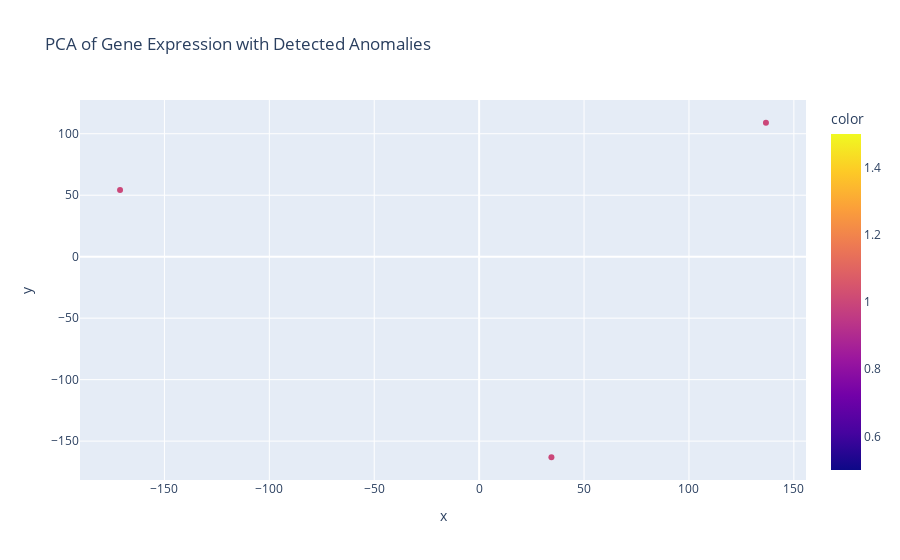

The notebook cell this image was saved under:
### Code cell
import pandas as pd
import numpy as np
from sklearn.preprocessing import StandardScaler
from sklearn.ensemble import IsolationForest
from sklearn.decomposition import PCA
import plotly.express as px
import seaborn as sns
import matplotlib.pyplot as plt

# LOAD FILE
df = pd.read_excel(r"C:\Users\LENOVO\OneDrive\Belgeler\GSE282062_Original_read_count.xlsx")
print(df.head())

print("Checking for missing data")
print(df.isnull().sum())

df.info()
df.describe()

# CLEAN & TRANSFORM
df = df.set_index('Geneid')       
df = df.apply(pd.to_numeric, errors='coerce')
df = df.dropna(axis=0)

# NORMALIZE
scaler = StandardScaler()
X_scaled = scaler.fit_transform(df.T)   # scale samples, not genes
X_scaled = X_scaled.T                  # convert back to gene × sample matrix

df_scaled = pd.DataFrame(X_scaled, index=df.index, columns=df.columns)
print(df_scaled)

# ANOMALY DETECTION
iso = IsolationForest(contamination=0.03, random_state=42)
anomaly_scores = iso.fit_predict(df_scaled.T)   # detect anomalies on samples

# Add anomaly as a new ROW (because it refers to samples)
df_scaled.loc['anomaly_score'] = anomaly_scores

print("Anomaly Scores:", anomaly_scores)

# PCA
pca = PCA(n_components=2)
coords = pca.fit_transform(df_scaled.drop(index='anomaly_score').T)

fig = px.scatter(
    x=coords[:,0], 
    y=coords[:,1],
    color=anomaly_scores,
    title="PCA of Gene Expression with Detected Anomalies"
)
fig.show()

# HEATMAP
sns.clustermap(df_scaled.drop(index='anomaly_score').sample(300, replace=True))
plt.show()

### Figure 1 — Plotly figure (JSON) as saved in the notebook; plotly's stock layout.template omitted (floating-point values rounded to 4 significant figures)
{"data": [{"hovertemplate": "x=%{x}<br>y=%{y}<br>color=%{marker.color}<extra></extra>", "legendgroup": "", "marker": {"color": [1, 1, 1], "coloraxis": "coloraxis", "symbol": "circle"}, "mode": "markers", "name": "", "orientation": "v", "showlegend": false, "type": "scatter", "x": [136.7, 34.45, -171.1], "xaxis": "x", "y": [108.9, -163.1, 54.18], "yaxis": "y"}], "layout": {"coloraxis": {"colorbar": {"title": {"text": "color"}}, "colorscale": [[0, "#0d0887"], [0.1111, "#46039f"], [0.2222, "#7201a8"], [0.3333, "#9c179e"], [0.4444, "#bd3786"], [0.5556, "#d8576b"], [0.6667, "#ed7953"], [0.7778, "#fb9f3a"], [0.8889, "#fdca26"], [1, "#f0f921"]]}, "legend": {"tracegroupgap": 0}, "title": {"text": "PCA of Gene Expression with Detected Anomalies"}, "xaxis": {"anchor": "y", "domain": [0, 1], "title": {"text": "x"}}, "yaxis": {"anchor": "x", "domain": [0, 1], "title": {"text": "y"}}}}
